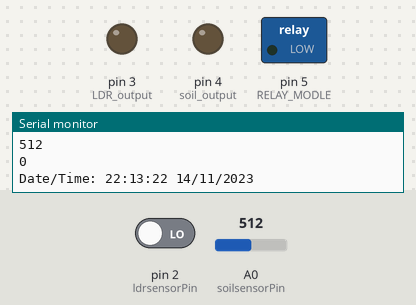
Bench run of a sketch on a simulated Arduino Uno, built with avr-gcc and run on an emulated ATmega328P. Shown: switched loads named in the sketch (green lamp = pin HIGH), output pins drawn as LEDs (lit = HIGH), the last lines printed to the serial monitor. The test bench sets the inputs (shaded band); at power-on: pin 2 (ldrsensorPin) LOW, A0 (soilsensorPin) = 512. The local clock reads 2024-03-15 10:24:30 at power-on unless the sketch sets it.

Above: at 2.9 s.
3.0 s: pin 2 (ldrsensorPin) driven HIGH
At 3.9 s:
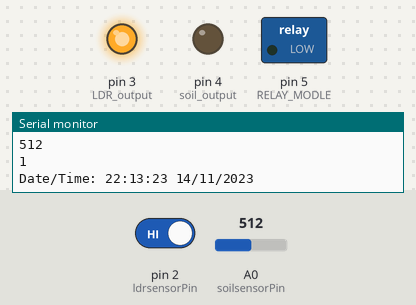
4.7 s: pin 2 (ldrsensorPin) driven LOW
At 5.8 s:
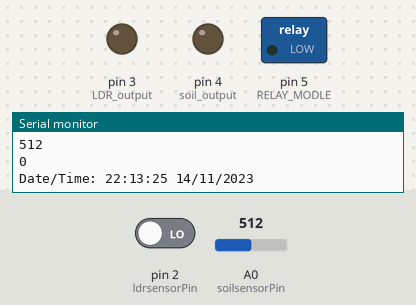
Timing chart, 0 to 7.7 s (numbered marks = the images above; inputs shaded):
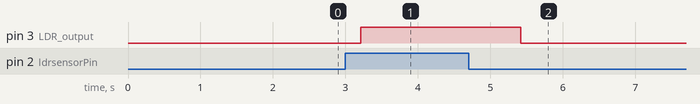

Measured:
- after the input at 3.0 s, pin 3 (LDR_output): LOW → HIGH after 0.21 s
- after the input at 4.7 s, pin 3 (LDR_output): HIGH → LOW after 0.72 s

The sketch:

final_code_of_project.ino
```cpp
#include <RTClib.h>
#include <Wire.h>
RTC_DS3231 rtc;
char t[32];
int soilsensorPin = A0; // select the input pin for LDR
int ldrsensorPin = 2; // select the input pin for LDR

int ldrsensorValue = 0; // variable to store the value coming from the sensor
int soilsensorValue=0;
String st1,st2;
void setup() {

pinMode(3, OUTPUT); // LDR output
pinMode(4, OUTPUT); // soil output
pinMode(5, OUTPUT); // RELAY MODLE
Wire.begin();
rtc.begin();
rtc.adjust(DateTime(F(__DATE__),F(__TIME__)));  //rtc.adjust(DateTime(2019, 1, 21, 5, 0, 0));
digitalWrite(3,LOW);
digitalWrite(4,LOW);
digitalWrite(5,LOW);
Serial.begin(9600); //sets serial port for communication

}
void loop() {

DateTime now = rtc.now();
sprintf(t, "%02d:%02d:%02d %02d/%02d/%02d", now.hour(), now.minute(), now.second(), now.day(), now.month(), now.year());
Serial.print(F("Date/Time: "));
Serial.println(t);
delay(1000);
st1=String(String(now.hour())+":"+String(now.minute()));
Serial.println(st1);

soilsensorValue = analogRead(soilsensorPin); // read the value from the sensor
ldrsensorValue = digitalRead(ldrsensorPin); // read the value from the sensor
Serial.println(soilsensorValue); //prints the values coming from the sensor on the screen
Serial.println(ldrsensorValue); //prints the values coming from the sensor on the screen
if(ldrsensorValue==1)
{
digitalWrite(3, HIGH); // to connect with LED lights
}
else{                     // wait for a second
digitalWrite(3, LOW);
}
//soil and rtc check

if(st1=="15:30"){

if(soilsensorValue<500)
{
  digitalWrite(4, LOW);   // turn the INDICATION LED OFF (LOW is the voltage level)
  digitalWrite(5, LOW);   // turn the MOTOR OFF (LOW is the voltage level)

}
  else{
  digitalWrite(4, HIGH);   // turn the LED  ON (HIGH is the voltage level)
  digitalWrite(5, HIGH);   // turn the MOTOR ON (HIGH is the voltage level)

  }
}
if(st1=="15:50"){
digitalWrite(4, LOW);   // turn the LED OFF (LOW is the voltage level)
digitalWrite(5, LOW);   // turn the MOTOR OFF (LOW is the voltage level)

}
delay(100);

}
```
